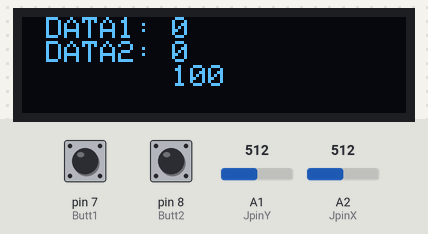
The sketch below on a simulated Arduino Uno, built with avr-gcc and run on an emulated ATmega328P. Shown: 128×32 one-colour display. The test bench sets the inputs (shaded band); at power-on: pin 7 (Butt1) HIGH, pin 8 (Butt2) HIGH, A1 (JpinY) = 512, A2 (JpinX) = 512. The display library's start-up logo is not drawn; no radio packets arrive unless stated.

Above: at 2.1 s.

The sketch:

TX_DIR.ino
```cpp
// ЭТО СКЕТЧ ПЕРЕДАТЧИКА!!!

//--------------------- НАСТРОЙКИ ----------------------
#define CH_NUM 0x60   // номер канала (должен совпадать с приёмником)
//--------------------- НАСТРОЙКИ ----------------------

//--------------------- ДЛЯ РАЗРАБОТЧИКОВ -----------------------
// УРОВЕНЬ МОЩНОСТИ ПЕРЕДАТЧИКА
// На выбор RF24_PA_MIN, RF24_PA_LOW, RF24_PA_HIGH, RF24_PA_MAX
#define SIG_POWER RF24_PA_LOW

// СКОРОСТЬ ОБМЕНА
// На выбор RF24_2MBPS, RF24_1MBPS, RF24_250KBPS
// должна быть одинакова на приёмнике и передатчике!
// при самой низкой скорости имеем самую высокую чувствительность и дальность!!
// ВНИМАНИЕ!!! enableAckPayload НЕ РАБОТАЕТ НА СКОРОСТИ 250 kbps!
#define SIG_SPEED RF24_1MBPS
//--------------------- ДЛЯ РАЗРАБОТЧИКОВ -----------------------

//--------------------- БИБЛИОТЕКИ ----------------------
#include <SPI.h>
#include "nRF24L01.h"
#include "RF24.h"
RF24 radio(9, 10); // "создать" модуль на пинах 9 и 10 Для Уно

#include <SPI.h>
#include <Wire.h>
#include <Adafruit_SSD1306.h>
#include <Adafruit_GFX.h>

#define SCREEN_WIDHT 128
#define SCREEN_HEIGHT 32

#define OLED_RESET -1
#define SCREEN_ADDRESS 0x3C

Adafruit_SSD1306 display(SCREEN_WIDHT, SCREEN_HEIGHT, &Wire, OLED_RESET);


//--------------------- БИБЛИОТЕКИ ----------------------

//--------------------- ПЕРЕМЕННЫЕ ----------------------
byte address[][6] = {"1Node", "2Node", "3Node", "4Node", "5Node", "6Node"}; // возможные номера труб

int transmit_data[4];          // массив пересылаемых данных
int telemetry[2];              // массив принятых от приёмника данных телеметрии
byte latest_data[2];
byte rssi;
int trnsmtd_pack = 1, failed_pack;
unsigned long RSSI_timer;
//--------------------- ПЕРЕМЕННЫЕ ----------------------

#define JpinX A2
#define JpinY A1
#define Butt1 7
#define Butt2 8

void setup() {

  Serial.begin(9600); // открываем порт для связи с ПК
  radioSetup();
  pinMode(JpinX,INPUT);
  pinMode(JpinY,INPUT);
  pinMode(Butt1,INPUT_PULLUP);
  pinMode(Butt2,INPUT_PULLUP);


   if(!display.begin(SSD1306_SWITCHCAPVCC, SCREEN_ADDRESS)) {
    Serial.println(F("SSD1306 allocation failed"));
    for(;;);
  }
 display.display();
 delay(2000);
 display.clearDisplay();

}

void loop() {
  // забиваем transmit_data данными, для примера

  transmit_data[0] = map(analogRead(JpinX),0,1023,0,180);
  transmit_data[1] = map(analogRead(JpinY),0,1023,0,180);
  transmit_data[2] = digitalRead(Butt1);
  transmit_data[3] = digitalRead(Butt2);


  if (radio.write(&transmit_data, sizeof(transmit_data))) {    // отправка пакета transmit_data
    trnsmtd_pack++;
    if (!radio.available()) {                                  // если получаем пустой ответ
    } else {
      while (radio.available() ) {                    // если в ответе что-то есть
        radio.read(&telemetry, sizeof(telemetry));    // читаем
        // получили забитый данными массив telemetry ответа от приёмника
      }
    }
  } else {
    failed_pack++;
  }


  if (millis() - RSSI_timer > 1000) {    // таймер RSSI

    // расчёт качества связи (0 - 100%) на основе числа ошибок и числа успешных передач
    rssi = (1 - ((float)failed_pack / trnsmtd_pack)) * 100;

    // сбросить значения
    failed_pack = 0;
    trnsmtd_pack = 0;
    RSSI_timer = millis();
  }
  display.clearDisplay();

  display.setTextSize(1);
  display.setTextColor(SSD1306_WHITE);
  display.setCursor(8,0);
  display.println("DATA1:");
  display.setCursor(50,0);
  display.println(telemetry[0]);
  display.setCursor(8,8);
  display.println("DATA2:");
  display.setCursor(50,8);
  display.println(telemetry[1]);
  display.setCursor(50,16);
  display.println(rssi);

  display.display();
  delay(20);

}

void radioSetup() {
  radio.begin();              // активировать модуль
  radio.setAutoAck(1);        // режим подтверждения приёма, 1 вкл 0 выкл
  radio.setRetries(0, 15);    // (время между попыткой достучаться, число попыток)
  radio.enableAckPayload();   // разрешить отсылку данных в ответ на входящий сигнал
  radio.setPayloadSize(32);   // размер пакета, в байтах
  radio.openWritingPipe(address[0]);   // мы - труба 0, открываем канал для передачи данных
  radio.setChannel(CH_NUM);            // выбираем канал (в котором нет шумов!)
  radio.setPALevel(SIG_POWER);         // уровень мощности передатчика
  radio.setDataRate(SIG_SPEED);        // скорость обмена
  // должна быть одинакова на приёмнике и передатчике!
  // при самой низкой скорости имеем самую высокую чувствительность и дальность!!

  radio.powerUp();         // начать работу
  radio.stopListening();   // не слушаем радиоэфир, мы передатчик
}
```
